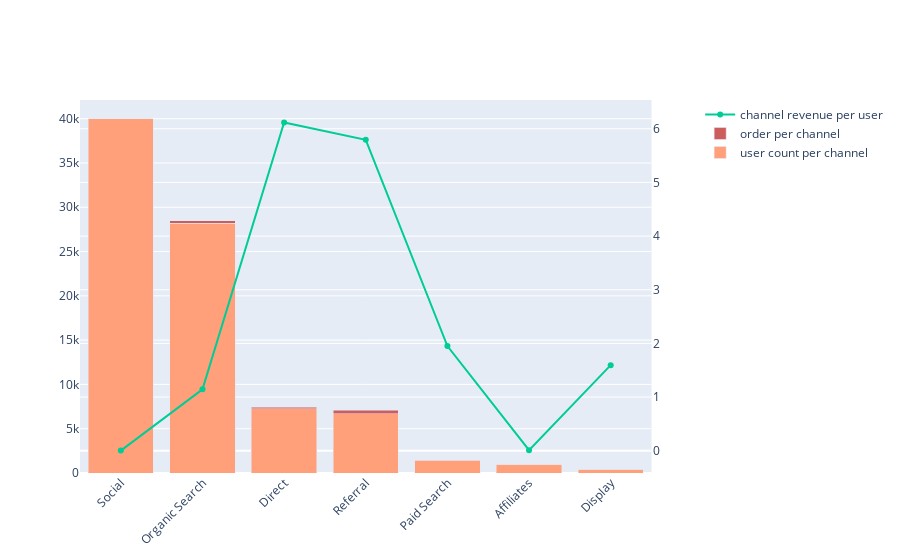

Notebook source saved alongside this figure:
### Code cell
fig = make_subplots(specs=[[{'secondary_y': True}]])

fig.add_trace(
    go.Bar(
      x=df['channel_grouping'],
      y=df['ch_user_cnt'],
      name='user count per channel',
      marker_color='lightsalmon'
    ),
    secondary_y=False
)
fig.add_trace(
    go.Bar(
      x=df['channel_grouping'],
      y=df['ch_ord_cnt'],
      name='order per channel',
      marker_color='indianred'
    ),
    secondary_y=False
)
fig.add_trace(
    go.Scatter(
      x=df['channel_grouping'],
      y=df['ch_revenue_per_user'],
      name='channel revenue per user'
    ),
    secondary_y=True
)
fig.update_layout(barmode='stack', xaxis_tickangle=-45)
fig.update_xaxes(type='category')
fig.show()

### Figure 1 — Plotly figure (JSON) as saved in the notebook; plotly's stock layout.template omitted (floating-point values rounded to 4 significant figures)
{"data": [{"marker": {"color": "lightsalmon"}, "name": "user count per channel", "type": "bar", "x": ["Social", "Organic Search", "Direct", "Referral", "Paid Search", "Affiliates", "Display"], "xaxis": "x", "y": [40001, 28181, 7278, 6712, 1442, 961, 435], "yaxis": "y"}, {"marker": {"color": "indianred"}, "name": "order per channel", "type": "bar", "x": ["Social", "Organic Search", "Direct", "Referral", "Paid Search", "Affiliates", "Display"], "xaxis": "x", "y": [3, 283, 142, 347, 33, 1, 7], "yaxis": "y"}, {"name": "channel revenue per user", "type": "scatter", "x": ["Social", "Organic Search", "Direct", "Referral", "Paid Search", "Affiliates", "Display"], "xaxis": "x", "y": [0.002372, 1.144, 6.119, 5.794, 1.95, 0.0104, 1.595], "yaxis": "y2"}], "layout": {"barmode": "stack", "xaxis": {"anchor": "y", "domain": [0, 0.94], "tickangle": -45, "type": "category"}, "yaxis": {"anchor": "x", "domain": [0, 1]}, "yaxis2": {"anchor": "x", "overlaying": "y", "side": "right"}}}
